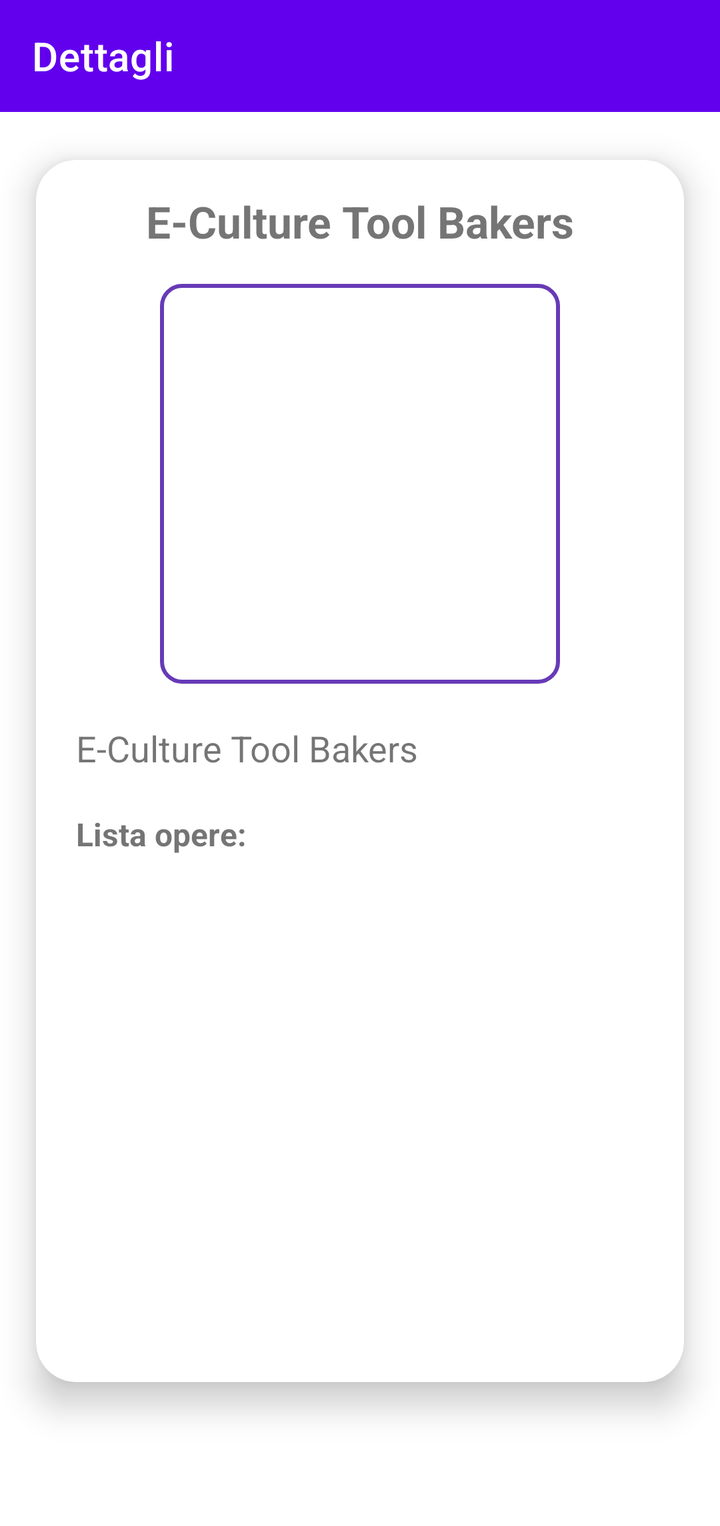
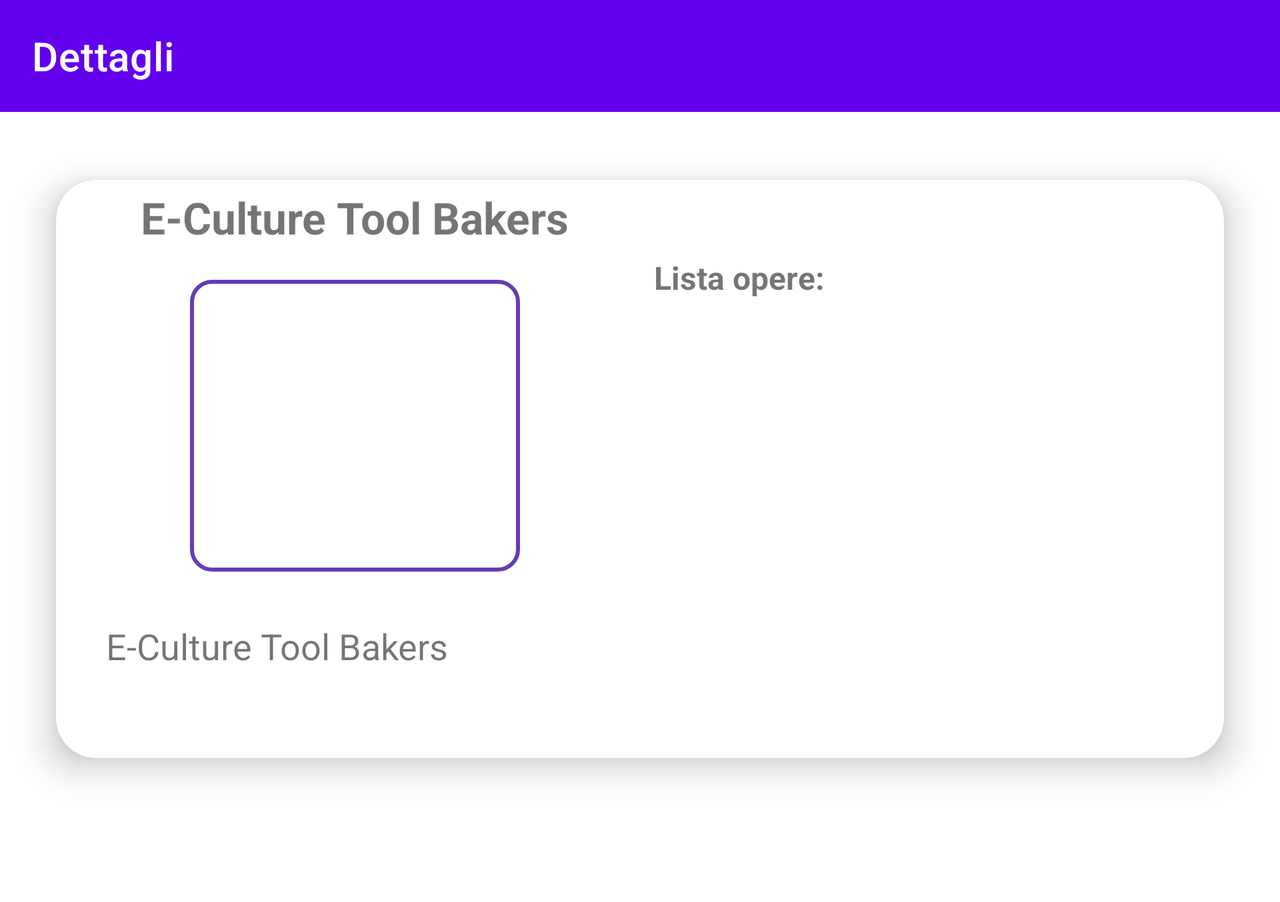

First picture: res/layout/ on a phone held upright. Second picture: the repository's own variant of that layout, on a device whose configuration matches the variant's folder. Source for both follows.
<!-- AndroidManifest.xml: application theme Theme.ECultureToolBakers -->
<!-- res/layout/activity_schermata_zona.xml -->
<?xml version="1.0" encoding="utf-8"?>
<androidx.core.widget.NestedScrollView
    xmlns:android="http://schemas.android.com/apk/res/android"
    xmlns:app="http://schemas.android.com/apk/res-auto"
    xmlns:tools="http://schemas.android.com/tools"
    android:layout_width="match_parent"
    android:layout_height="match_parent"

    android:orientation="vertical"
    android:fillViewport="true"
    android:id="@+id/ScrollView">
<androidx.constraintlayout.widget.ConstraintLayout
    android:layout_width="match_parent"
    android:layout_height="match_parent"
    tools:context=".SchermataZona">

    <androidx.appcompat.widget.Toolbar
        android:id="@+id/toolbar1"
        android:layout_width="match_parent"
        android:layout_height="wrap_content"
        android:background="@color/purple_500"
        android:minHeight="?attr/actionBarSize"
        app:titleTextColor="@color/white"
        app:layout_constraintEnd_toEndOf="parent"
        app:layout_constraintStart_toStartOf="parent"
        app:layout_constraintTop_toTopOf="parent"
        app:title="Dettagli" />

    <androidx.cardview.widget.CardView
        android:id="@+id/cardView3"
        android:layout_width="match_parent"
        android:layout_height="wrap_content"
        app:cardBackgroundColor="@color/white"
        app:cardCornerRadius="20dp"
        app:cardElevation="10dp"
        app:cardMaxElevation="12dp"
        app:cardPreventCornerOverlap="true"
        app:cardUseCompatPadding="true"
        app:layout_constraintEnd_toEndOf="parent"
        app:layout_constraintStart_toStartOf="parent"
        app:layout_constraintTop_toBottomOf="@+id/toolbar1">

        <androidx.constraintlayout.widget.ConstraintLayout
            android:layout_width="match_parent"
            android:layout_height="wrap_content">

            <ImageView
                android:scrollbars = "vertical"
                android:id="@+id/imgZona"
                android:padding="2dp"
                android:layout_width="200dp"
                android:layout_height="200dp"
                android:layout_gravity="center"
                android:layout_margin="10dp"
                android:layout_marginTop="4dp"
                android:contentDescription="@string/app_name"
                android:background="@drawable/bg_white_rounded"
                app:layout_constraintEnd_toEndOf="parent"
                app:layout_constraintStart_toStartOf="parent"
                app:layout_constraintTop_toBottomOf="@+id/nomeZona"
                tools:srcCompat="@tools:sample/avatars" />

            <TextView
                android:id="@+id/nomeZona"
                android:layout_width="wrap_content"
                android:layout_height="36dp"
                android:layout_gravity="bottom|center_horizontal"
                android:layout_marginTop="16dp"
                android:text="@string/app_name"
                android:textAlignment="center"
                android:textSize="22sp"
                android:textStyle="bold"
                app:layout_constraintEnd_toEndOf="parent"
                app:layout_constraintStart_toStartOf="parent"
                app:layout_constraintTop_toTopOf="parent" />

            <TextView
                android:scrollbars = "vertical"
                android:id="@+id/descrizioneDettagliZona"
                android:layout_width="match_parent"
                android:layout_margin="20dp"
                android:layout_height="wrap_content"
                android:layout_gravity="center_horizontal"
                android:text="@string/app_name"
                android:textSize="18sp"
                android:textStyle="normal"
                app:layout_constraintEnd_toEndOf="parent"
                app:layout_constraintStart_toStartOf="parent"
                app:layout_constraintTop_toBottomOf="@+id/imgZona" />

            <TextView
                android:id="@+id/titoloOpere"
                android:layout_width="152dp"
                android:layout_height="21dp"
                android:text="@string/lista_opere"
                android:layout_margin="20dp"
                android:textAlignment="textStart"
                android:textSize="16sp"
                android:textStyle="bold"
                app:layout_constraintStart_toStartOf="parent"
                app:layout_constraintTop_toBottomOf="@+id/descrizioneDettagliZona" />

            <ListView
                android:id="@+id/listaOpereSchermataOpere"
                android:layout_width="198dp"
                android:layout_height="200dp"
                style="@style/Widget.AppCompat.ListView.DropDown"
                android:layout_centerHorizontal="true"
                android:layout_marginTop="4dp"
                android:layout_margin="20dp"
                android:background="@color/white"
                android:choiceMode="singleChoice"
                android:clickable="false"
                android:longClickable="true"
                android:state_activated="true"
                android:textAlignment="textStart"
                app:layout_constraintEnd_toEndOf="parent"
                app:layout_constraintStart_toStartOf="parent"
                app:layout_constraintTop_toBottomOf="@+id/titoloOpere">
            </ListView>

            <TextView
                android:layout_width="match_parent"
                android:maxHeight="200dp"
                android:layout_height="wrap_content"
                android:layout_margin="25dp"
                android:text=" "
                app:layout_constraintStart_toStartOf="parent"
                app:layout_constraintTop_toBottomOf="@id/listaOpereSchermataOpere"/>
        </androidx.constraintlayout.widget.ConstraintLayout>


    </androidx.cardview.widget.CardView>

    <Button
        android:id="@+id/buttonMoficaZonaRicerca"
        android:layout_width="wrap_content"
        android:layout_height="wrap_content"
        android:text="@string/modifica_dati"
        android:visibility="invisible"
        app:layout_constraintEnd_toEndOf="parent"
        app:layout_constraintStart_toStartOf="parent"
        app:layout_constraintTop_toBottomOf="@+id/cardView3" />

</androidx.constraintlayout.widget.ConstraintLayout>
</androidx.core.widget.NestedScrollView>
<!-- resources referenced by this layout -->
<resources>
  <!-- drawable bg_white_rounded (drawable) -->
  <?xml version="1.0" encoding="utf-8"?>
  <shape xmlns:android="http://schemas.android.com/apk/res/android">
      <solid android:color="#ffffff"/>
      <corners android:radius="10dp"/>
      <padding android:left="0dp"
          android:bottom="0dp"
          android:right="0dp"
          android:top="0dp" />
      <stroke android:width="2dp" android:color="#673AB7"/>
  </shape>
  <string name="app_name">E-Culture Tool Bakers</string>
  <string name="lista_opere">Lista opere:</string>
  <string name="modifica_dati">Modifica dati</string>
  <style name="Theme.ECultureToolBakers" parent="Theme.MaterialComponents.DayNight.NoActionBar">
          
          <item name="colorPrimary">@color/purple_500</item>
          <item name="colorPrimaryVariant">@color/purple_700</item>
          <item name="colorOnPrimary">@color/white</item>
          
          <item name="colorSecondary">@color/teal_200</item>
          <item name="colorSecondaryVariant">@color/teal_700</item>
          <item name="colorOnSecondary">@color/black</item>
          
          <item name="android:statusBarColor" tools:targetApi="l">?attr/colorPrimaryVariant</item>
          
  
      </style>
</resources>
<!-- res/layout-land/activity_schermata_zona.xml (the repository's variant of the layout above) -->
<!-- drawn on the phone turned sideways -->
<?xml version="1.0" encoding="utf-8"?>
<androidx.core.widget.NestedScrollView
    xmlns:android="http://schemas.android.com/apk/res/android"
    xmlns:app="http://schemas.android.com/apk/res-auto"
    xmlns:tools="http://schemas.android.com/tools"
    android:layout_width="match_parent"
    android:layout_height="match_parent"

    android:orientation="vertical"
    android:fillViewport="true"
    android:id="@+id/ScrollView">
    <androidx.constraintlayout.widget.ConstraintLayout
        android:layout_width="match_parent"
        android:layout_height="match_parent"
        tools:context=".SchermataZona">

        <androidx.appcompat.widget.Toolbar
            android:id="@+id/toolbar1"
            android:layout_width="match_parent"
            android:layout_height="wrap_content"
            android:background="@color/purple_500"
            android:minHeight="?attr/actionBarSize"
            app:titleTextColor="@color/white"
            app:layout_constraintEnd_toEndOf="parent"
            app:layout_constraintStart_toStartOf="parent"
            app:layout_constraintTop_toTopOf="parent"
            app:title="Dettagli" />

        <androidx.cardview.widget.CardView
            android:id="@+id/cardView3"
            android:layout_width="match_parent"
            android:layout_height="wrap_content"
            android:layout_margin="10dp"
            android:layout_marginTop="8dp"
            app:cardBackgroundColor="@color/white"
            app:cardCornerRadius="20dp"
            app:cardElevation="10dp"
            app:cardMaxElevation="12dp"
            app:cardPreventCornerOverlap="true"
            app:cardUseCompatPadding="true"
            app:layout_constraintEnd_toEndOf="parent"
            app:layout_constraintHorizontal_bias="0.0"
            app:layout_constraintStart_toStartOf="parent"
            app:layout_constraintTop_toBottomOf="@+id/toolbar1">

            <androidx.constraintlayout.widget.ConstraintLayout
                android:layout_width="match_parent"
                android:layout_height="wrap_content">

                <ImageView
                    android:id="@+id/imgZona"
                    android:layout_width="165dp"
                    android:layout_height="146dp"
                    android:padding="2dp"
                    android:layout_gravity="center_vertical"
                    android:layout_margin="10dp"
                    android:layout_marginTop="8dp"
                    android:contentDescription="@string/app_name"
                    android:background="@drawable/bg_white_rounded"
                    app:layout_constraintEnd_toEndOf="@+id/nomeZona"
                    app:layout_constraintStart_toStartOf="parent"
                    app:layout_constraintTop_toBottomOf="@+id/nomeZona"
                    tools:srcCompat="@tools:sample/avatars" />

                <TextView
                    android:id="@+id/nomeZona"
                    android:layout_width="299dp"
                    android:layout_height="36dp"
                    android:layout_gravity="bottom|center_horizontal"
                    android:layout_marginTop="4dp"
                    android:text="@string/app_name"
                    android:textAlignment="center"
                    android:textSize="22sp"
                    android:textStyle="bold"
                    app:layout_constraintEnd_toEndOf="parent"
                    app:layout_constraintHorizontal_bias="0.0"
                    app:layout_constraintStart_toStartOf="parent"
                    app:layout_constraintTop_toTopOf="parent" />

                <TextView
                    android:id="@+id/descrizioneDettagliZona"
                    android:layout_width="match_parent"
                    android:maxHeight="200dp"
                    android:layout_height="wrap_content"
                    android:layout_gravity="center_horizontal"
                    android:layout_margin="25dp"
                    android:text="@string/app_name"
                    android:textSize="18sp"
                    android:textStyle="normal"
                    app:layout_constraintStart_toStartOf="parent"
                    app:layout_constraintTop_toBottomOf="@id/imgZona"/>
                <TextView
                    android:layout_width="match_parent"
                    android:maxHeight="200dp"
                    android:layout_height="wrap_content"
                    android:layout_margin="25dp"
                    android:text=" "
                    app:layout_constraintStart_toStartOf="parent"
                    app:layout_constraintTop_toBottomOf="@id/descrizioneDettagliZona"/>

                <TextView
                    android:id="@+id/titoloOpere"
                    android:layout_width="152dp"
                    android:layout_height="21dp"
                    android:layout_marginTop="38dp"
                    android:text="Lista opere:"
                    android:textAlignment="textStart"
                    android:textSize="16sp"
                    android:textStyle="bold"
                    app:layout_constraintStart_toEndOf="@id/nomeZona"
                    app:layout_constraintTop_toTopOf="parent" />

                <ListView
                    android:id="@+id/listaOpereSchermataOpere"
                    android:layout_width="300dp"
                    android:layout_marginRight="20dp"
                    android:layout_height="150dp"
                    android:layout_centerHorizontal="true"
                    android:layout_marginTop="8dp"
                    android:background="@color/white"
                    android:choiceMode="singleChoice"
                    android:clickable="false"
                    android:longClickable="true"
                    android:state_activated="true"
                    app:layout_constraintStart_toEndOf="@id/nomeZona"

                    app:layout_constraintTop_toBottomOf="@+id/titoloOpere">

                </ListView>

            </androidx.constraintlayout.widget.ConstraintLayout>


        </androidx.cardview.widget.CardView>

        <Button
            android:id="@+id/buttonMoficaZonaRicerca"
            android:layout_width="wrap_content"
            android:layout_height="wrap_content"
            android:text="@string/modifica_dati"
            android:visibility="invisible"
            app:layout_constraintEnd_toEndOf="parent"
            app:layout_constraintStart_toStartOf="parent"
            app:layout_constraintTop_toBottomOf="@+id/cardView3" />

    </androidx.constraintlayout.widget.ConstraintLayout>
</androidx.core.widget.NestedScrollView>
<!-- resources referenced by the variant -->
<!-- as the phone turned sideways resolves them -->
<resources>
  <!-- drawable bg_white_rounded (drawable) -->
  <?xml version="1.0" encoding="utf-8"?>
  <shape xmlns:android="http://schemas.android.com/apk/res/android">
      <solid android:color="#ffffff"/>
      <corners android:radius="10dp"/>
      <padding android:left="0dp"
          android:bottom="0dp"
          android:right="0dp"
          android:top="0dp" />
      <stroke android:width="2dp" android:color="#673AB7"/>
  </shape>
  <string name="app_name">E-Culture Tool Bakers</string>
  <string name="modifica_dati">Modifica dati</string>
  <style name="Theme.ECultureToolBakers" parent="Theme.MaterialComponents.DayNight.NoActionBar">
          
          <item name="colorPrimary">@color/purple_500</item>
          <item name="colorPrimaryVariant">@color/purple_700</item>
          <item name="colorOnPrimary">@color/white</item>
          
          <item name="colorSecondary">@color/teal_200</item>
          <item name="colorSecondaryVariant">@color/teal_700</item>
          <item name="colorOnSecondary">@color/black</item>
          
          <item name="android:statusBarColor" tools:targetApi="l">?attr/colorPrimaryVariant</item>
          
  
      </style>
</resources>
